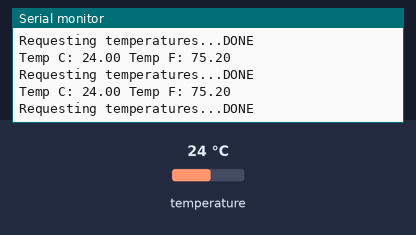
This sketch was run on a simulated Arduino Uno, built with avr-gcc and run on an emulated ATmega328P. Shown: the last lines printed to the serial monitor. The inputs (shaded band) are chosen by the test bench; at power-on: temperature 24 °C.

Above: at 1.3 s.
1.4 s: temperature set to 7 °C
At 1.53 s:
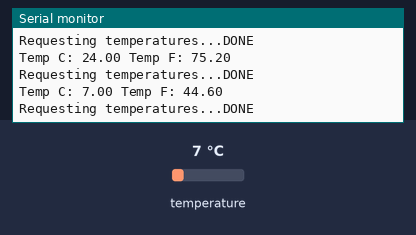
4.4 s: temperature set to 12 °C
At 4.59 s:
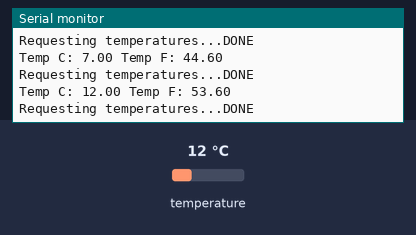
Timing chart, 0 to 7.4 s (numbered marks = the images above; inputs shaded):
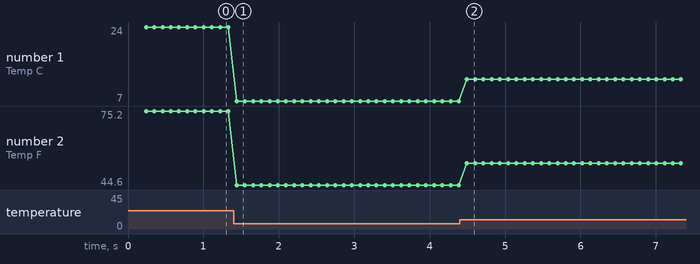

The sketch:

ds18b20_sketch.ino
```cpp
#include <OneWire.h>
#include <DallasTemperature.h>

#define ONE_WIRE_BUS 2

OneWire oneWire(ONE_WIRE_BUS);
DallasTemperature sensors(&oneWire);

DeviceAddress insideThermometer;

void setup(void) {
  Serial.begin(9600);
  Serial.println("Dallas Temperature IC Control Library Demo");

  Serial.print("Locating devices...");
  sensors.begin();
  Serial.print("Found ");
  Serial.print(sensors.getDeviceCount(), DEC);
  Serial.println(" devices.");

  Serial.print("Parasite power is: ");
  if (sensors.isParasitePowerMode()) Serial.println("ON");
  else Serial.println("OFF");

  if (!sensors.getAddress(insideThermometer, 0)) Serial.println("Unable to find address for Device 0");

  Serial.print("Device 0 Address: ");
  printAddress(insideThermometer);
  Serial.println();
  sensors.setResolution(insideThermometer, 9);
  Serial.print("Device 0 Resolution: ");
  Serial.print(sensors.getResolution(insideThermometer), DEC);
  Serial.println();
}

void printTemperature(DeviceAddress deviceAddress) {
  float tempC = sensors.getTempC(deviceAddress);
  Serial.print("Temp C: ");
  Serial.print(tempC);
  Serial.print(" Temp F: ");
  Serial.println(DallasTemperature::toFahrenheit(tempC)); // Converts tempC to Fahrenheit
}


void loop(void) {
  Serial.print("Requesting temperatures...");
  sensors.requestTemperatures();
  Serial.println("DONE");
  printTemperature(insideThermometer);
}


void printAddress(DeviceAddress deviceAddress) {
  for (uint8_t i = 0; i < 8; i++) {
    if (deviceAddress[i] < 16) Serial.print("0");
    Serial.print(deviceAddress[i], HEX);
  }
}
```

Measured:
- after the input at 1.4 s, the serial monitor: prints a new line at once (image 1)
- after the input at 4.4 s, the serial monitor: prints a new line after 0.10 s (image 2)
- plotted number 1: 24 → 7 after the input at 1.4 s, 7 → 12 after the input at 4.4 s
- plotted number 2: 75.2 → 44.6 after the input at 1.4 s, 44.6 → 53.6 after the input at 4.4 s
